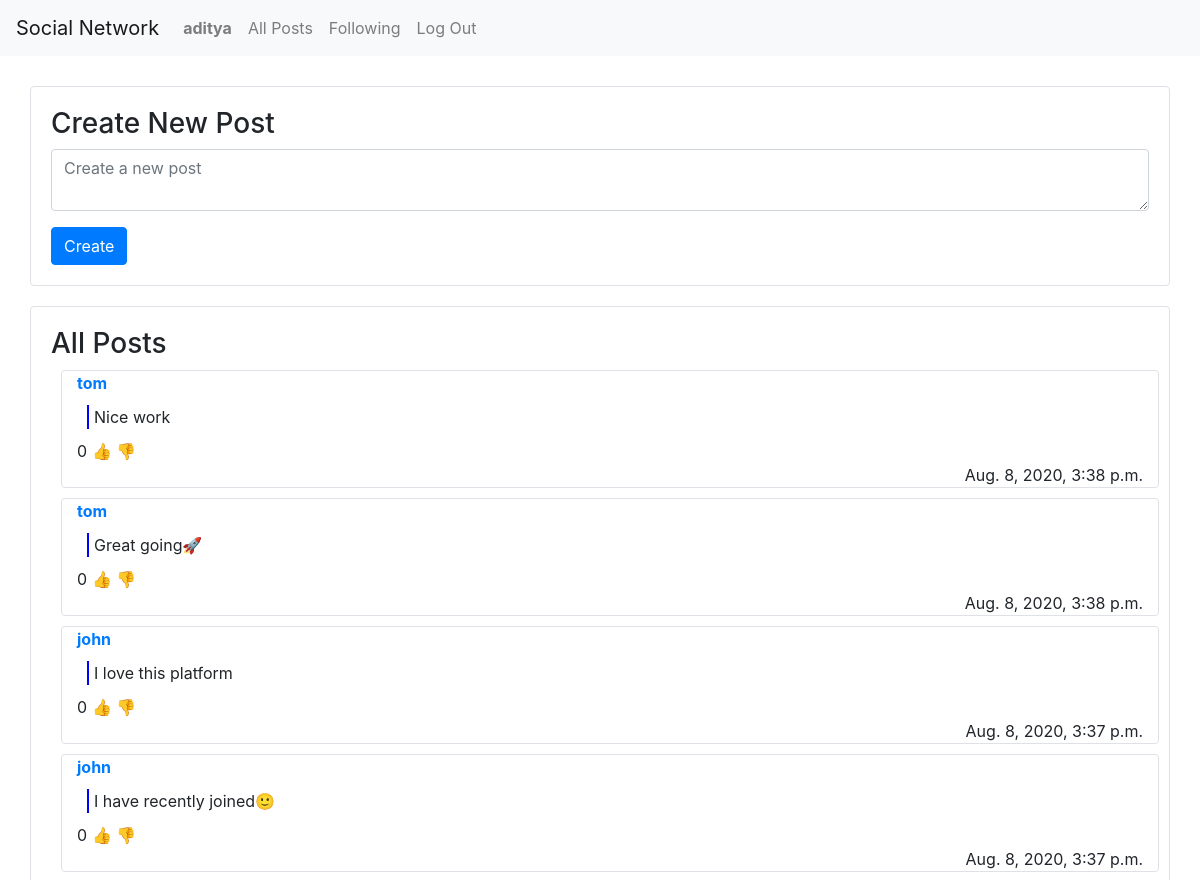
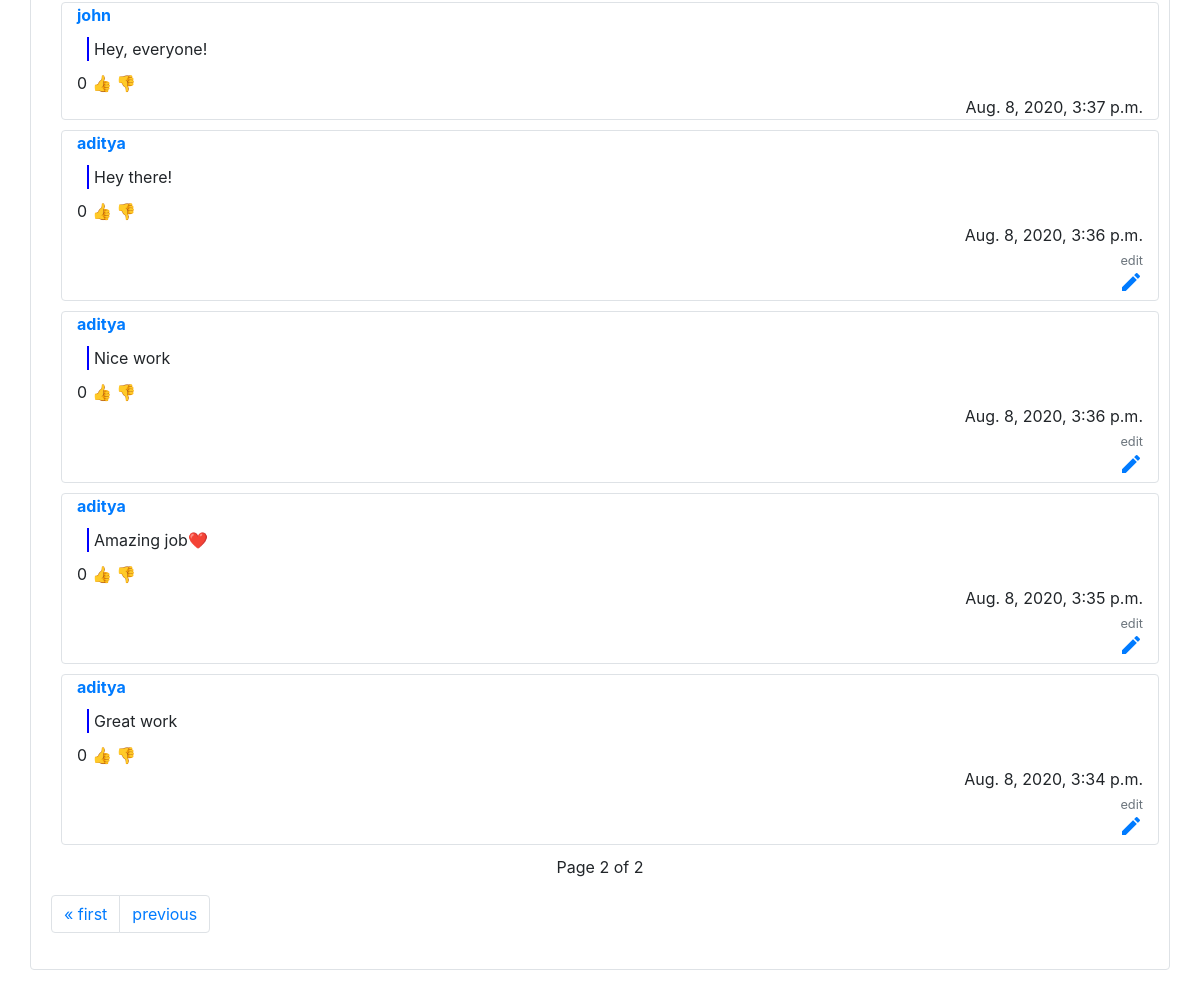
/listing/2 (signed in), run on the app's committed database (2 pictures, top to bottom).
### network/models.py (models this page shows, shortened)
class User(AbstractUser):
    pass

class Post(models.Model):
    content = models.CharField(max_length=500)
    pub_time = models.DateTimeField(auto_now=True)
    likes = models.IntegerField(default=0)
    publisher = models.ForeignKey(User, on_delete=models.CASCADE, related_name="posts")

### network/views.py (the view)
# urls.py: path("listing/<int:page_number>", views.listing, name="listing"),
def listing(request, page_number):
    posts = Post.objects.all()
    posts = list(reversed(posts))
    paginator = Paginator(posts, 10) # Show 10 posts per page
    posts = paginator.get_page(page_number)
    return render(request, "network/index.html", {"posts":posts,})

### network/templates/network/index.html (shortened to what this page needs)
{% extends "network/layout.html" %} {% load static %} {% block import %}
<link href="{% static 'network/index.css' %}" rel="stylesheet">
{% endblock %} {% block body %}
{% if user.is_authenticated %}
<div class="container border rounded" id="create-post">
    <h3>Create New Post</h3>
    <form action="{% url 'create_post' %}" method="post">
        <div class="form-group">
            <textarea placeholder="Create a new post" name="content" class="form-control"></textarea>
        </div>
        <button type="submit" class="btn btn-primary">Create</button>
    </form>
</div>
{% endif %}
<div class="container border rounded" id="all-posts">
    <h3>All Posts</h3>
    <div>
        {% for post in posts %}
        <div class="container border rounded post" style="margin: 10px;">
            <a href="{% url 'profile' post.publisher.username %}"><b>{{ post.publisher.username }}</b></a><br>
            <div class="text-content">
                <p class="post-content" id="{{ post.pk }}">{{ post.content }}</p>
            </div>
            <p style="margin: 0px;"><span class="number-of-likes">{{ post.likes }}</span> <a href="#" class="like">👍</a> <a href="#">👎</a> </p>
            <p style="text-align: right; margin: 0px;">{{ post.pub_time }}</p>
            {% if user.username == post.publisher.username %}
            <div style="text-align: right;">
                <a href="#" class="edit">
                    <small class="form-text text-muted">edit</small>
                    <i class="material-icons">create</i>
                </a>
            </div>
            {% endif %}
        </div>
        {% empty %}
        <h6 style="text-align: center;">No posts</h6>
        {% endfor %}
    </div>
    {% if posts is not None %}
    <div class="current">
        <p style="text-align: center;">Page {{ posts.number }} of {{ posts.paginator.num_pages }}</p>
    </div>
    <div>
        <nav aria-label="Page navigation">
            <ul class="pagination">
                {% if posts.has_previous %}
                <li class="page-item"><a class="page-link" href="{% url 'listing' 1 %}">&laquo; first</a></li>
                <li class="page-item"><a class="page-link" href="{% url 'listing' posts.previous_page_number %}">previous</a></li>
                {% endif %}
            </ul>
        </nav>
    </div>
    {% endif %}
</div>
{% endblock %}

### network/templates/network/layout.html (shortened to what this page needs)
{% load static %}
<!DOCTYPE html>
<html lang="en">
<head>
    <link rel="stylesheet" href="https://stackpath.bootstrapcdn.com/bootstrap/4.4.1/css/bootstrap.min.css">
    <link href="{% static 'network/styles.css' %}" rel="stylesheet"> {% block import %}{% endblock %}
</head>
<body>
    <nav class="navbar navbar-expand-lg navbar-light bg-light">
        <a class="navbar-brand" href="{% url 'index' %}">Social Network</a>
        <div>
            <ul class="navbar-nav mr-auto">
                {% if user.is_authenticated %}
                <li class="nav-item">
                    <a class="nav-link" href="{% url 'profile' user.username %}"><strong>{{ user.username }}</strong></a>
                </li>
                <li class="nav-item">
                    <a class="nav-link" href="{% url 'index' %}">All Posts</a>
                </li>
                {% endif %} {% if user.is_authenticated %}
                <li class="nav-item">
                    <a class="nav-link" href="{% url 'following' %}">Following</a>
                </li>
                <li class="nav-item">
                    <a class="nav-link" href="{% url 'logout' %}">Log Out</a>
                </li>
                {% endif %}
            </ul>
        </div>
    </nav>
    <div class="body">
        {% block body %} {% endblock %}
    </div>
</body>
</html>

### network/static/network/index.css (style rules this page uses)
#create-post { padding: 20px; margin-top: 30px; margin-bottom: 20px; }
#all-posts { padding: 20px; margin-bottom: 20px; }
.post-content { margin: 10px; border-left: 2px solid blue; padding-left: 5px; }

### data on the page
User: username "aditya"
Post: publisher.username "tom", content "Nice work", likes "0", pub_time "Aug. 8, 2020, 3:38 p.m."
Post: publisher.username "tom", content "Great going🚀", likes "0", pub_time "Aug. 8, 2020, 3:38 p.m."
Post: publisher.username "john", content "I love this platform", likes "0", pub_time "Aug. 8, 2020, 3:37 p.m."
Post: publisher.username "john", content "I have recently joined🙂", likes "0", pub_time "Aug. 8, 2020, 3:37 p.m."
Post: publisher.username "john", content "Hey, everyone!", likes "0", pub_time "Aug. 8, 2020, 3:37 p.m."
Post: publisher.username "aditya", content "Hey there!", likes "0", pub_time "Aug. 8, 2020, 3:36 p.m.", shows "edit"
Post: publisher.username "aditya", content "Nice work", likes "0", pub_time "Aug. 8, 2020, 3:36 p.m.", shows "edit"
Post: publisher.username "aditya", content "Amazing job❤️", likes "0", pub_time "Aug. 8, 2020, 3:35 p.m.", shows "edit"
Post: publisher.username "aditya", content "Great work", likes "0", pub_time "Aug. 8, 2020, 3:34 p.m.", shows "edit"

### other printed values
{{ posts.number }} "2"
{{ posts.paginator.num_pages }} "2"
